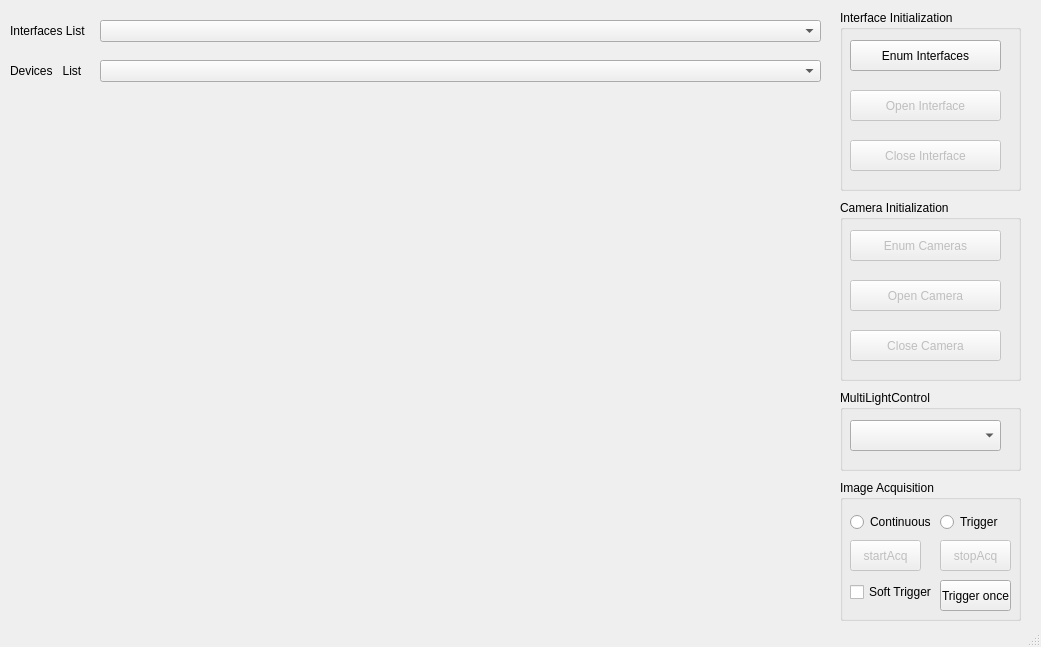
<?xml version="1.0" encoding="UTF-8"?>
<ui version="4.0">
 <class>MainWindow</class>
 <widget class="QMainWindow" name="MainWindow">
  <property name="geometry">
   <rect>
    <x>0</x>
    <y>0</y>
    <width>1041</width>
    <height>647</height>
   </rect>
  </property>
  <property name="windowTitle">
   <string>MultiLightCtrlDemo</string>
  </property>
  <widget class="QWidget" name="centralWidget">
   <widget class="QComboBox" name="ComboInterfaces">
    <property name="geometry">
     <rect>
      <x>100</x>
      <y>20</y>
      <width>721</width>
      <height>22</height>
     </rect>
    </property>
   </widget>
   <widget class="QWidget" name="widgetDisplay" native="true">
    <property name="geometry">
     <rect>
      <x>20</x>
      <y>110</y>
      <width>391</width>
      <height>251</height>
     </rect>
    </property>
   </widget>
   <widget class="QGroupBox" name="IntgroupBox">
    <property name="geometry">
     <rect>
      <x>840</x>
      <y>10</y>
      <width>181</width>
      <height>181</height>
     </rect>
    </property>
    <property name="title">
     <string>Interface Initialization</string>
    </property>
    <widget class="QPushButton" name="bnIntEnum">
     <property name="geometry">
      <rect>
       <x>10</x>
       <y>30</y>
       <width>151</width>
       <height>31</height>
      </rect>
     </property>
     <property name="text">
      <string>Enum Interfaces</string>
     </property>
    </widget>
    <widget class="QPushButton" name="bnIntOpen">
     <property name="enabled">
      <bool>false</bool>
     </property>
     <property name="geometry">
      <rect>
       <x>10</x>
       <y>80</y>
       <width>151</width>
       <height>31</height>
      </rect>
     </property>
     <property name="text">
      <string>Open Interface</string>
     </property>
    </widget>
    <widget class="QPushButton" name="bnIntClose">
     <property name="enabled">
      <bool>false</bool>
     </property>
     <property name="geometry">
      <rect>
       <x>10</x>
       <y>130</y>
       <width>151</width>
       <height>31</height>
      </rect>
     </property>
     <property name="text">
      <string>Close Interface</string>
     </property>
    </widget>
   </widget>
   <widget class="QGroupBox" name="CamgroupBox">
    <property name="geometry">
     <rect>
      <x>840</x>
      <y>200</y>
      <width>181</width>
      <height>181</height>
     </rect>
    </property>
    <property name="title">
     <string>Camera Initialization</string>
    </property>
    <widget class="QPushButton" name="bnCamEnum">
     <property name="enabled">
      <bool>false</bool>
     </property>
     <property name="geometry">
      <rect>
       <x>10</x>
       <y>30</y>
       <width>151</width>
       <height>31</height>
      </rect>
     </property>
     <property name="text">
      <string>Enum Cameras</string>
     </property>
    </widget>
    <widget class="QPushButton" name="bnCamOpen">
     <property name="enabled">
      <bool>false</bool>
     </property>
     <property name="geometry">
      <rect>
       <x>10</x>
       <y>80</y>
       <width>151</width>
       <height>31</height>
      </rect>
     </property>
     <property name="text">
      <string>Open Camera</string>
     </property>
    </widget>
    <widget class="QPushButton" name="bnCamClose">
     <property name="enabled">
      <bool>false</bool>
     </property>
     <property name="geometry">
      <rect>
       <x>10</x>
       <y>130</y>
       <width>151</width>
       <height>31</height>
      </rect>
     </property>
     <property name="text">
      <string>Close Camera</string>
     </property>
    </widget>
   </widget>
   <widget class="QGroupBox" name="ImggroupBox">
    <property name="enabled">
     <bool>true</bool>
    </property>
    <property name="geometry">
     <rect>
      <x>840</x>
      <y>480</y>
      <width>181</width>
      <height>141</height>
     </rect>
    </property>
    <property name="title">
     <string>Image Acquisition</string>
    </property>
    <widget class="QPushButton" name="bnStartGrabbing">
     <property name="enabled">
      <bool>false</bool>
     </property>
     <property name="geometry">
      <rect>
       <x>10</x>
       <y>60</y>
       <width>71</width>
       <height>31</height>
      </rect>
     </property>
     <property name="text">
      <string>startAcq</string>
     </property>
    </widget>
    <widget class="QPushButton" name="bnStopGrabbing">
     <property name="enabled">
      <bool>false</bool>
     </property>
     <property name="geometry">
      <rect>
       <x>100</x>
       <y>60</y>
       <width>71</width>
       <height>31</height>
      </rect>
     </property>
     <property name="text">
      <string>stopAcq</string>
     </property>
    </widget>
    <widget class="QRadioButton" name="RadioContinus">
     <property name="geometry">
      <rect>
       <x>10</x>
       <y>30</y>
       <width>96</width>
       <height>24</height>
      </rect>
     </property>
     <property name="text">
      <string>Continuous</string>
     </property>
    </widget>
    <widget class="QRadioButton" name="RadioTrigger">
     <property name="geometry">
      <rect>
       <x>100</x>
       <y>30</y>
       <width>96</width>
       <height>24</height>
      </rect>
     </property>
     <property name="text">
      <string>Trigger</string>
     </property>
    </widget>
    <widget class="QCheckBox" name="CheckSoftTrigger">
     <property name="geometry">
      <rect>
       <x>10</x>
       <y>100</y>
       <width>91</width>
       <height>24</height>
      </rect>
     </property>
     <property name="text">
      <string>Soft Trigger</string>
     </property>
    </widget>
    <widget class="QPushButton" name="bnSoftTriggerOnce">
     <property name="geometry">
      <rect>
       <x>100</x>
       <y>100</y>
       <width>71</width>
       <height>31</height>
      </rect>
     </property>
     <property name="text">
      <string>Trigger once</string>
     </property>
    </widget>
   </widget>
   <widget class="QLabel" name="labelInterface">
    <property name="geometry">
     <rect>
      <x>10</x>
      <y>20</y>
      <width>91</width>
      <height>21</height>
     </rect>
    </property>
    <property name="text">
     <string>Interfaces List</string>
    </property>
   </widget>
   <widget class="QComboBox" name="ComboDevices">
    <property name="geometry">
     <rect>
      <x>100</x>
      <y>60</y>
      <width>721</width>
      <height>22</height>
     </rect>
    </property>
   </widget>
   <widget class="QLabel" name="labelDevice">
    <property name="geometry">
     <rect>
      <x>10</x>
      <y>60</y>
      <width>91</width>
      <height>21</height>
     </rect>
    </property>
    <property name="text">
     <string>Devices   List</string>
    </property>
   </widget>
   <widget class="QWidget" name="widgetDisplay_2" native="true">
    <property name="geometry">
     <rect>
      <x>430</x>
      <y>110</y>
      <width>391</width>
      <height>251</height>
     </rect>
    </property>
   </widget>
   <widget class="QGroupBox" name="groupBox">
    <property name="geometry">
     <rect>
      <x>840</x>
      <y>390</y>
      <width>181</width>
      <height>81</height>
     </rect>
    </property>
    <property name="title">
     <string>MultiLightControl</string>
    </property>
    <widget class="QComboBox" name="ComboMultiLightControl">
     <property name="geometry">
      <rect>
       <x>10</x>
       <y>30</y>
       <width>151</width>
       <height>31</height>
      </rect>
     </property>
    </widget>
   </widget>
   <widget class="QWidget" name="widgetDisplay_3" native="true">
    <property name="geometry">
     <rect>
      <x>20</x>
      <y>370</y>
      <width>391</width>
      <height>251</height>
     </rect>
    </property>
   </widget>
   <widget class="QWidget" name="widgetDisplay_4" native="true">
    <property name="geometry">
     <rect>
      <x>430</x>
      <y>370</y>
      <width>391</width>
      <height>251</height>
     </rect>
    </property>
   </widget>
  </widget>
  <widget class="QStatusBar" name="statusBar"/>
 </widget>
 <layoutdefault spacing="6" margin="11"/>
 <tabstops>
  <tabstop>bnIntEnum</tabstop>
  <tabstop>ComboInterfaces</tabstop>
 </tabstops>
 <resources/>
 <connections/>
</ui>
